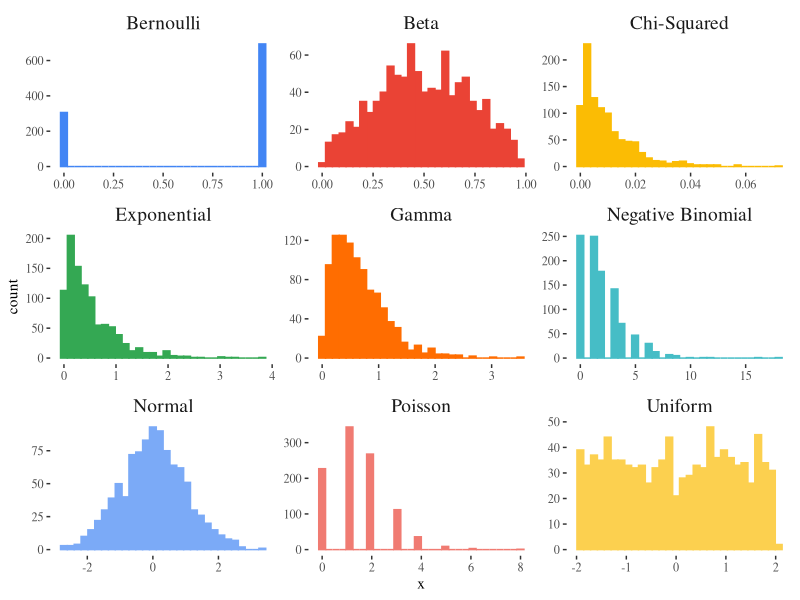
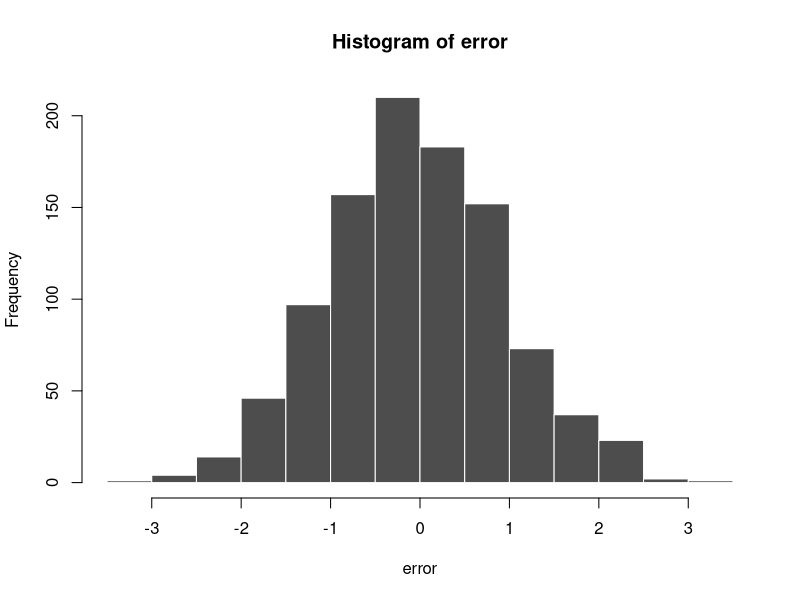
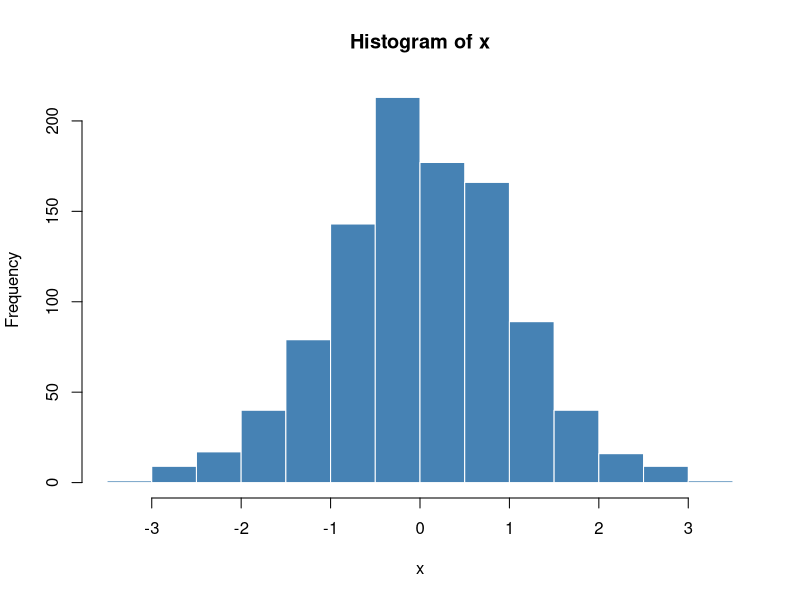
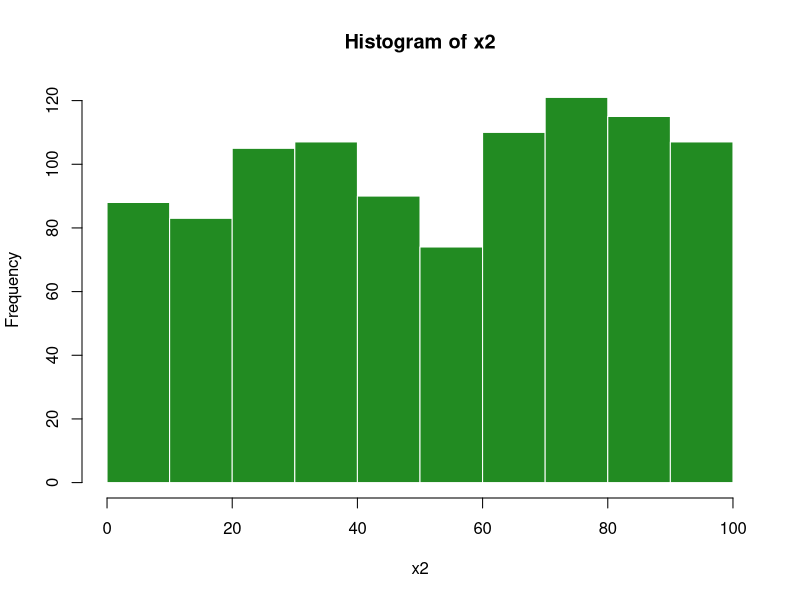
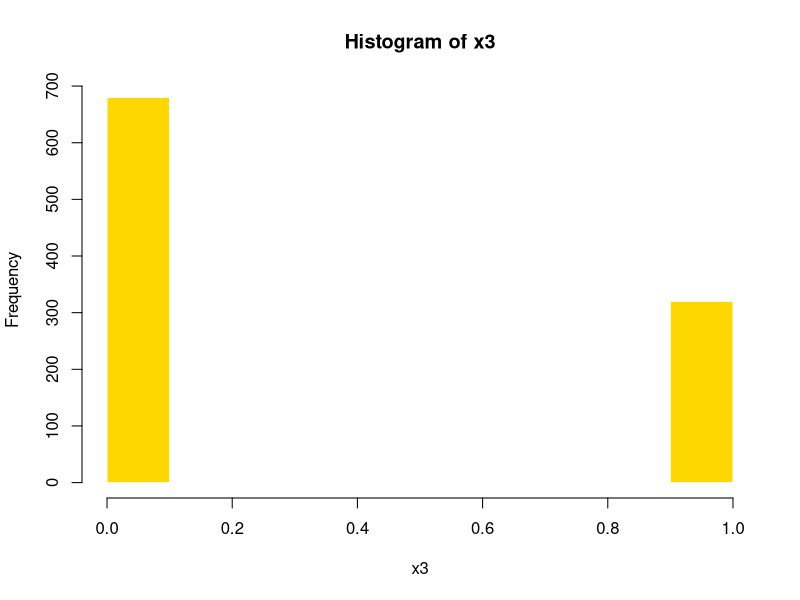
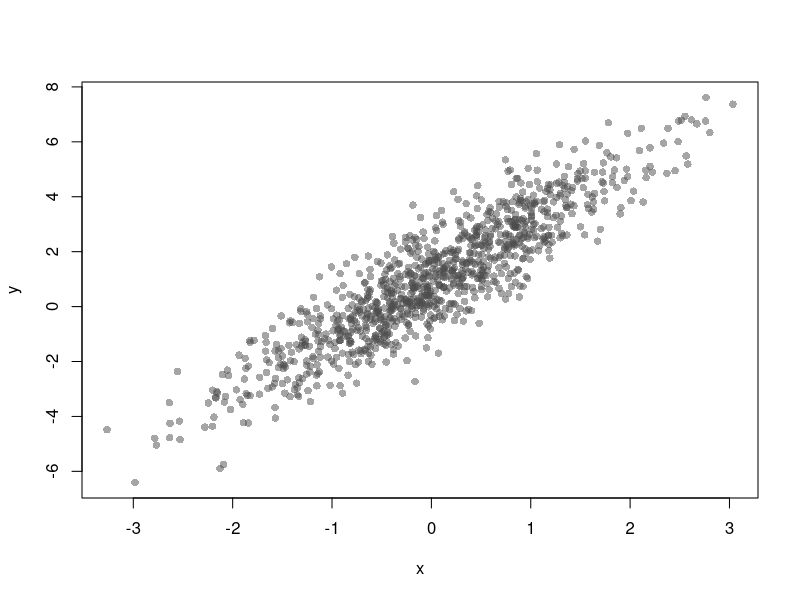
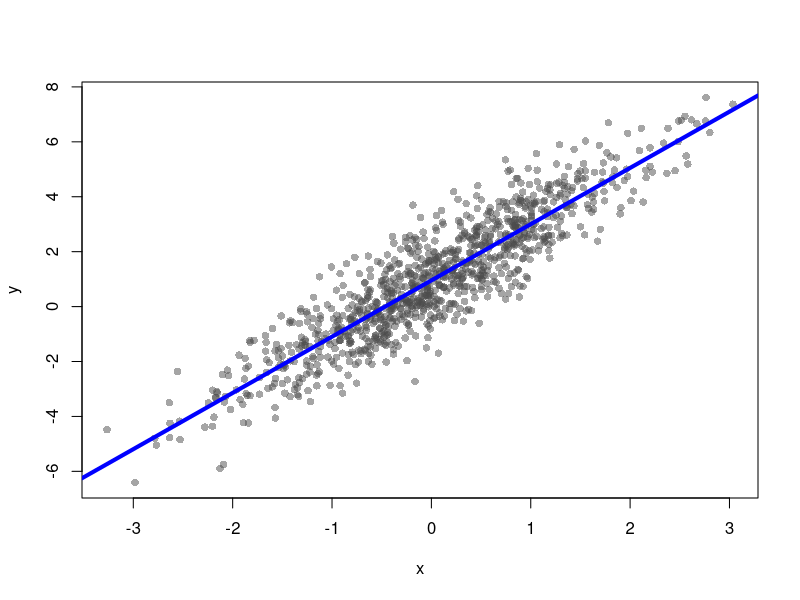
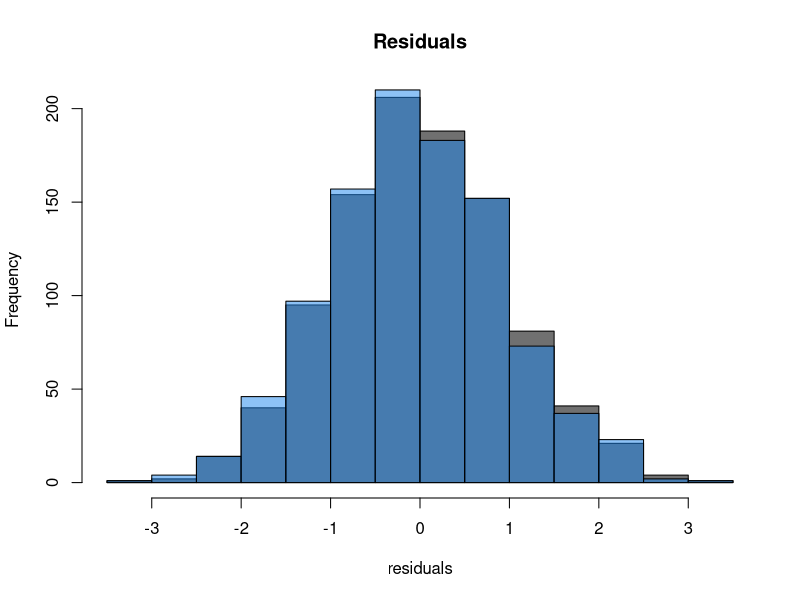

These charts were generated, in order, by the following R code:
## ---- chunk 1
knitr::opts_chunk$set(echo = T,message=F,error=F,warning = F,cache = T,fig.align='center')

# Packages 
require(tidyverse)
## ---- chunk 2
set.seed(123)
N = 1000
bind_rows(tibble(x = rnorm(N,0,1),type="Normal"),
          tibble(x = runif(N,-2,2),type="Uniform"),
          tibble(x = rbinom(N,1,.7),type="Bernoulli"),
          tibble(x = rpois(N,1.5),type="Poisson"),
          tibble(x = rbeta(N,2,2),type="Beta"),
          tibble(x = rexp(N,2),type="Exponential"),
          tibble(x = rexp(N,100),type="Chi-Squared"),
          tibble(x = rgamma(N,2,3),type="Gamma"),
          tibble(x = rnbinom(N,2,prob=.5),type="Negative Binomial")) %>% 
  ggplot(aes(x,fill=type,color=type),alpha=.4) + 
  geom_histogram() +
  facet_wrap(~type,scales = "free") +
  ggthemes::theme_tufte() +
  ggthemes::scale_fill_gdocs() +
  ggthemes::scale_color_gdocs() +
  theme(legend.position = "none",
        strip.text = element_text(size = 14))
          
## ---- chunk 3
error <- rnorm(n = 1000, mean = 0, sd = 1)
hist(error,col="grey30",border="white",binwidth = 10)
## ---- chunk 4
mean(error) # expected value approx. 0
## ---- chunk 5
var(error) # constant variance 
## ---- chunk 6
x <- rnorm(n = 1000, mean = 0, sd = 1)
hist(x,col="steelblue",border="white")
## ---- chunk 7
x2 <- runif(n = 1000,min = 0,max = 100)
hist(x2,col="forestgreen",border="white")
## ---- chunk 8
x3 <- rbinom(n = 1000,size = 1,prob = .3)
hist(x3,col="gold",border="white")
## ---- chunk 9
intercept = 1
slope = 2

# Simulate y as a function of x1 + error
y = intercept + slope*x + error
## ---- chunk 10
# Plot
plot(x,y,pch = 16, col=scales::alpha('grey30',.5))
## ---- chunk 11
# Estimate a linear model...
model = lm(y ~ x)
alpha = model$coefficients['(Intercept)']
beta = model$coefficients['x']

# Scatter Plot
plot(x,y,pch = 16, col=scales::alpha('grey30',.5))

# Plot the fitted line...
abline(alpha,beta,col="blue",lwd=4) # best linear unbiased estimator
## ---- chunk 12
# Model error
hist(model$residuals,col=scales::alpha("grey30",.8),
     main="Residuals",xlab="residuals")

# Simulated error
hist(error,add=T,col=scales::alpha("dodgerblue2",.5))
## ---- chunk 13
set.seed(123) # seed to reproduce results
x1 <- rnorm(100) 
x2 <- rnorm(100)
error <- rnorm(100) # Random error terms
b0 <- 1; b1 <- 2; b2 <- 3 # coefficients
y = b0 + b1*x1 + b2*x2 + error # y as a func of x1 and x2
D = tibble(y,x1,x2) # Combine into DF
pairs(D,col='steelblue',pch=16) # Plot correlations 
## ---- chunk 14
broom::tidy(lm(y ~ x1,data=D))
## ---- chunk 15
broom::tidy(lm(y ~ x1 + x2,data=D))
## ---- chunk 16
set.seed(123) 
x1 <- rnorm(100) 
d0 <- 1; d1 <- -2; tau <- rnorm(100)
x2 <- d0 + d1*x1 + tau
## ---- chunk 17
error <- rnorm(100) # Random error terms
b0 <- 1; b1 <- 2; b2 <- 3 # coefficients
y = b0 + b1*x1 + b2*x2 + error # y as a func of x1 and x2
D = tibble(y,x1,x2) # Combine into DF
pairs(D,col='steelblue',pch=16) # Plot correlations 
## ---- chunk 18
broom::tidy(lm(y ~ x1,data=D))
## ---- chunk 19
broom::tidy(lm(y ~ x1 + x2,data=D))
## ---- chunk 20
set.seed(123)
s = 1
m = 10
bind_rows(tibble(N="N = 10",x =rnorm(n = 10,m,s)),
         tibble(N="N = 100",x =rnorm(n = 100,m,s)),
         tibble(N="N = 1000",x =rnorm(n = 1000,m,s)),
         tibble(N="N = 100000",x =rnorm(n = 1e5,m,s))) %>% 
  ggplot(aes(x,color=N)) +
  geom_histogram(lwd=1,alpha=.1) +
  ggthemes::scale_color_tableau() +
  ggthemes::theme_tufte() +
  facet_wrap(~N,scales="free_y") +
  theme(legend.position = "none",
        axis.text = element_text(size=16),
        axis.title = element_text(size=16),
        strip.text = element_text(size=16))
## ---- chunk 21
N = 1000
x1 <- rnorm(N); x2 <- rnorm(N); x3 <- rnorm(N)
m = summary(lm(x3 ~ x2 + x1))
m$r.squared
## ---- chunk 22
N = 1000
x1 <- rnorm(N); x2 <- rnorm(N)
x3 <- -2*x1 + 3*x2 + rnorm(N)
m = summary(lm(x3 ~ x2 + x1))
m$r.squared
## ---- chunk 23
# Simulate this scenario 

set.seed(123)

N=1000

x = rnorm(N)

dummy = rbinom(N,1,.5)

e = rnorm(N)

y = 1 + -1*x + -1*dummy + -4*dummy*x + e

D = tibble(y,x,dummy) # tibble data frame #<<

D
## ---- chunk 24
# Plot

ggplot(D,aes(x,y,color=factor(dummy)))+
  geom_point(alpha=.2) +
  labs(color="dummy") +
  geom_smooth(method='lm') +
  theme_light()
## ---- chunk 25
set.seed(123)
N=1000
x = runif(N,0,1)
dummy = rbinom(N,1,.6)
e = rnorm(N)
y = 1 + 1*x + 1*dummy + 1*dummy*x + e
D = tibble(y,x,dummy)

ggplot(D,aes(x,y,color=factor(dummy)))+
  labs(color="dummy") +
  geom_smooth(method='lm',se=F) +
  theme_light()
## ---- chunk 26
set.seed(123)
N=1000
x = runif(N,0,1)
dummy = rbinom(N,1,.6)
e = rnorm(N)
y = 1 + 1*x + 1*dummy + 1*dummy*x + e
D = tibble(y,x,dummy)

ggplot(D,aes(x,y,color=factor(dummy)))+
  labs(color="dummy") +
  geom_smooth(method='lm',se=F) +
  theme_light()
## ---- chunk 27
set.seed(123)
N=1000
x = runif(N,0,1)
dummy = rbinom(N,1,.6)
e = rnorm(N)
y = 1 + 2*x + -1*dummy + 4*dummy*x + e
D = tibble(y,x,dummy)

ggplot(D,aes(x,y,color=factor(dummy)))+
  labs(color="dummy") +
  geom_smooth(method='lm',se=F) +
  theme_light()
## ---- chunk 28
set.seed(123)
N=1000
x = runif(N,0,1)
dummy = rbinom(N,1,.6)
e = rnorm(N)
y = 1 + 2*x + -1*dummy + 4*dummy*x + e
D = tibble(y,x,dummy)

ggplot(D,aes(x,y,color=factor(dummy)))+
  labs(color="dummy") +
  geom_smooth(method='lm',se=F) +
  theme_light()
## ---- chunk 29
set.seed(123)
N=1000
x = runif(N,0,1)
dummy = rbinom(N,1,.6)
e = rnorm(N)
y = 1 + 4*x + 10*dummy + -10*dummy*x + e
D = tibble(y,x,dummy)

ggplot(D,aes(x,y,color=factor(dummy)))+
  labs(color="dummy") +
  geom_smooth(method='lm',se=F) +
  theme_light()
## ---- chunk 30
set.seed(123)
N=1000
x = runif(N,0,1)
dummy = rbinom(N,1,.6)
e = rnorm(N)
y = 1 + 4*x + 10*dummy + -10*dummy*x + e
D = tibble(y,x,dummy)

ggplot(D,aes(x,y,color=factor(dummy)))+
  labs(color="dummy") +
  geom_smooth(method='lm',se=F) +
  theme_light()
